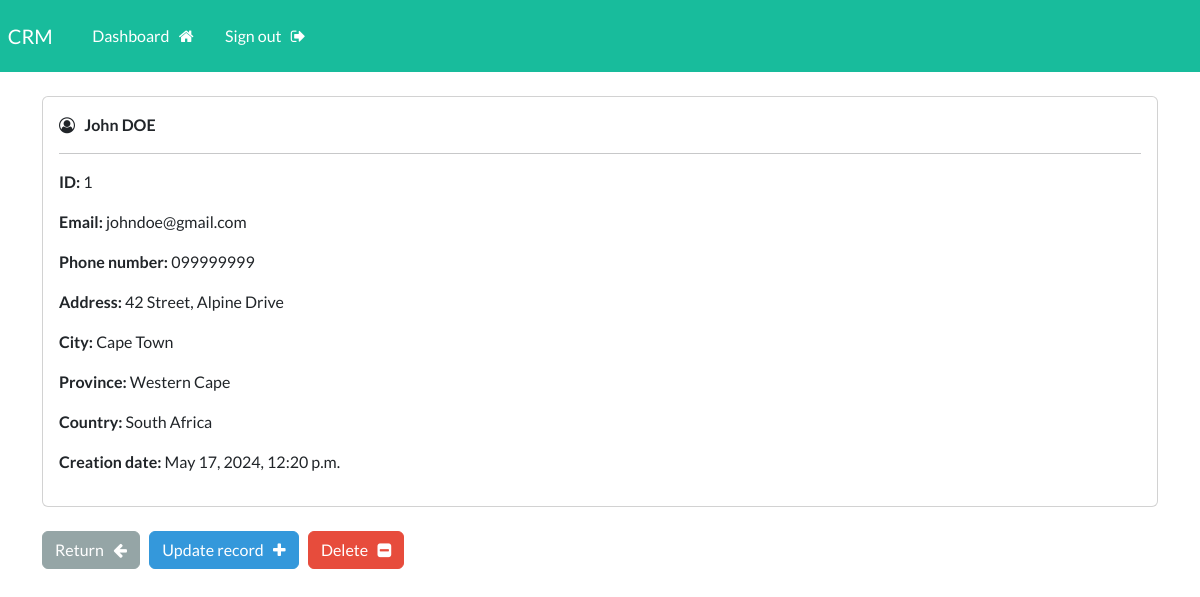
The page /record/1 (signed in) on the database as committed earlier.
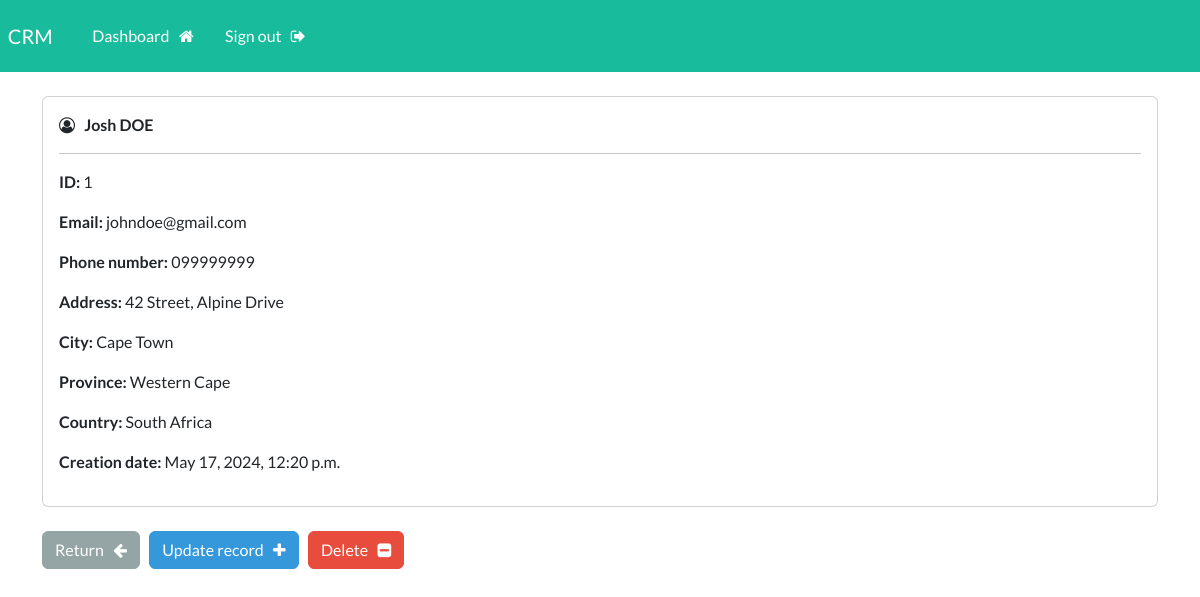
The same page on the database as committed later.
### webapp/models.py (models this page shows, shortened)
class Record(models.Model):
    creation_date = models.DateTimeField(auto_now_add=True)
    first_name = models.CharField(max_length=100)
    last_name = models.CharField(max_length=100)
    email = models.CharField(max_length=255)
    phone = models.CharField(max_length=20)
    address = models.CharField(max_length=300)
    city = models.CharField(max_length=255)
    province = models.CharField(max_length=200)
    country = models.CharField(max_length=125)

### webapp/views.py (the view)
# urls.py: path('record/<int:pk>', views.singular_record, name="record"),
@login_required(login_url='my-login')
def singular_record(request, pk):
    all_records = Record.objects.get(id=pk)
    context = {'record': all_records}
    return render(request, 'webapp/view-record.html', context=context)

### webapp/templates/webapp/view-record.html (shortened to what this page needs)
{% extends 'webapp/base.html' %}
{% block content %}
    <div class="card">
        <div class="card-body">
            <i class="fa fa-user-circle-o" aria-hidden="true"></i>
            <strong>
                {{record.first_name}}
                {{record.last_name|upper}}
            </strong>
            <hr>
            <p><strong>ID: </strong> {{record.id}} </p>
            <p><strong>Email: </strong> {{record.email}} </p>
            <p><strong>Phone number: </strong> {{record.phone}} </p>
            <p><strong>Address: </strong> {{record.address}} </p>
            <p><strong>City: </strong> {{record.city}} </p>
            <p><strong>Province: </strong> {{record.province}} </p>
            <p><strong>Country: </strong> {{record.country}} </p>
            <p><strong>Creation date: </strong> {{record.creation_date}} </p>
        </div>
    </div>
    <br>
    <a href="{% url 'dashboard' %}" class="btn btn-secondary">Return &nbsp; <i class="fa fa-arrow-left" aria-hidden="true"></i>
    </a>
    <a href="{% url 'update-record' record.id %}" class="btn btn-info">Update record &nbsp; <i class="fa fa-plus" aria-hidden="true"></i>
    </a>
    <a href="{% url 'delete-record' record.id %}" class="btn btn-danger">Delete &nbsp; <i class="fa fa-minus-square" aria-hidden="true"></i>
    </a>
{% endblock %}

Rows that differ between the two databases and show on the page:
changed Record "DOE": first_name "John" → "Josh"
